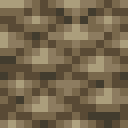
#> input picture resources/texture_templates/wood/log/palm.png, 16 x 16 px, given in place of acacia.png, which was not available (shown 8 times larger)
$ python generate_textures.py
#> lines starting #> are read from the running program, lines starting #| are printed output that depends on the picture; pictures that were not available may be replaced by others from this repository, and a replacement may not be noted
import os.path

from PIL import Image, ImageDraw, ImageEnhance
from PIL.Image import Transpose

from constants import *

path = '../src/main/resources/assets/firmalife/textures/'
templates_path = 'texture_templates/'

def get_jar_color(name: str):
    img = Image.open(path + 'item/jar/' + name + '.png')
    return img.getpixel((7, 7))

def easy_colorize(color, from_path, to_path, saturation: float = 1):
    img = Image.open(from_path + '.png')
    new_image = put_on_all_pixels(img, color)
    if saturation != 1:
        new_image = ImageEnhance.Color(new_image).enhance(saturation)
    new_image.save(to_path + '.png')

def put_on_all_pixels(img: Image, color) -> Image:
    if isinstance(color, int):
        color = (color, color, color, 255)
    img = img.convert('RGBA')
    for x in range(0, img.width):
        for y in range(0, img.height):
            dat = img.getpixel((x, y))
            grey = (dat[0] + dat[1] + dat[2]) / 3 / 255
            if dat[3] > 0:
                tup = (int(color[0] * grey), int(color[1] * grey), int(color[2] * grey))
                img.putpixel((x, y), tup)
    return img

def big_barrel(wood: str):
#> called with wood = 'acacia'
    log = Image.open(templates_path + f'wood/log/{wood}.png').convert('RGBA')
    log_90 = Image.open(templates_path + f'wood/log/{wood}.png').convert('RGBA').transpose(Transpose.TRANSVERSE)
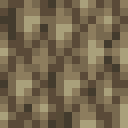
#> log_90: PIL image 16x16 RGBA (shown 8 times larger); mean R, G, B, A 117.8, 103.6, 78.3, 255
    sheet = Image.open(templates_path + f'wood/sheet/{wood}.png').convert('RGBA')
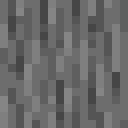
#> input picture resources/texture_templates/wood/log/pine.png, 16 x 16 px, given in place of acacia.png, which was not available (shown 8 times larger)
#> sheet is the input picture: PIL image 16x16 RGBA; mean R, G, B, A 104.6, 104.6, 104.6, 255
    plank = Image.open(templates_path + f'wood/planks/{wood}.png').convert('RGBA')
    plank_90 = Image.open(templates_path + f'wood/planks/{wood}.png').convert('RGBA').transpose(Transpose.TRANSVERSE)
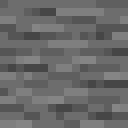
#> plank_90: PIL image 16x16 RGBA (shown 8 times larger); mean R, G, B, A 104.6, 104.6, 104.6, 255
#> (the run stopped early here; a loop or call above may not have finished)
